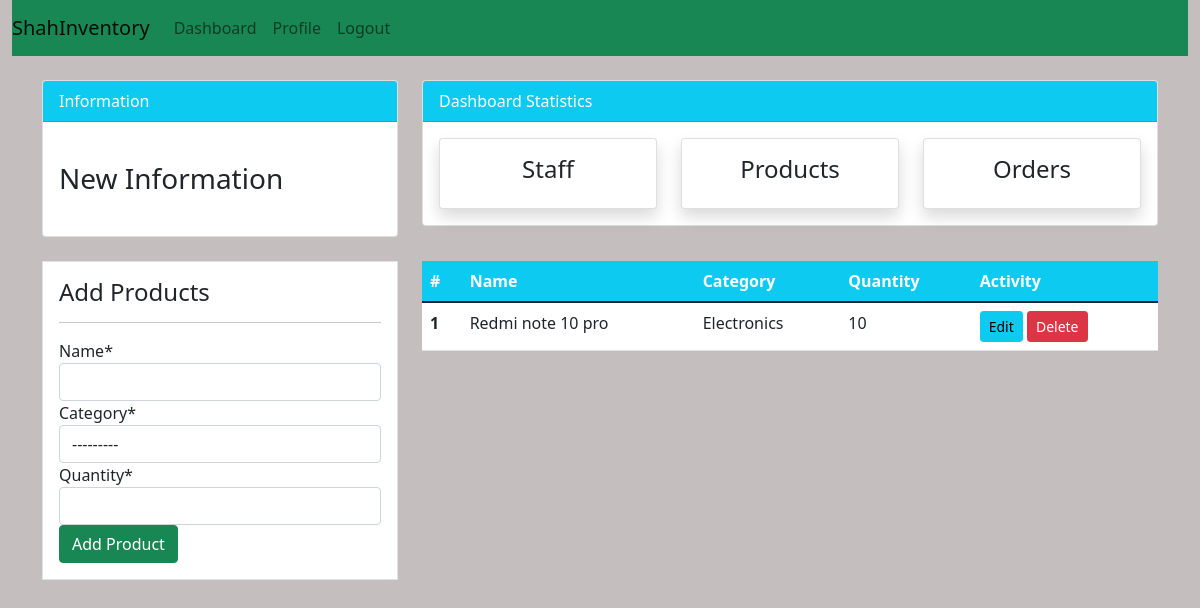
The page /product/ (signed in) on the database as committed earlier.
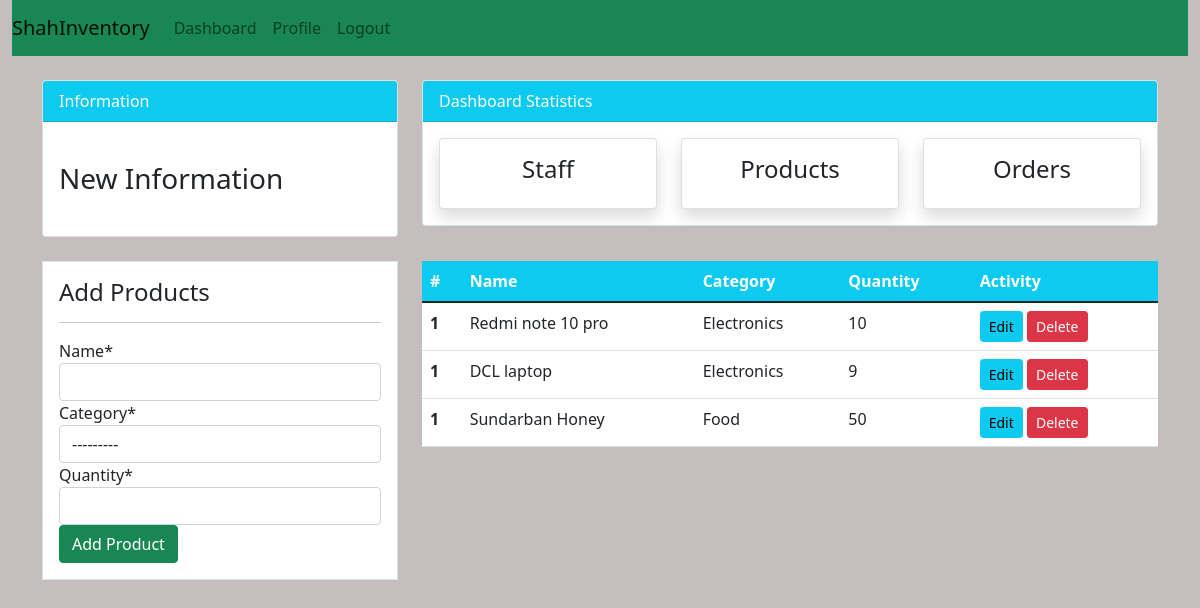
The same page on the database as committed later.
### dashboard/models.py (models this page shows, shortened)
class Product(models.Model):
    name = models.CharField(max_length=100, null=True)
    category = models.CharField(max_length=50, choices= CATEGORY,null=True)
    quantity = models.PositiveIntegerField(null=True)
    class Meta:
        verbose_name_plural = 'product'

### dashboard/views.py (the view)
# urls.py: path('product/', views.product, name='dashboard-product'),
@login_required
def product(request):
    products = Product.objects.all()
    if request.method == "POST":
        form = CreateProductForm(request.POST)
        if form.is_valid:
            form.save()
            return redirect('dashboard-product')
    else:
        form = CreateProductForm()
    context = {
        'products':products,
        'form': form,
    }
    return render(request, 'dashboard/product.html',context)

### dashboard/forms.py
class CreateProductForm(forms.ModelForm):
    class Meta:
        model = Product
        fields = ['name', 'category', 'quantity']

### templates/dashboard/product.html (shortened to what this page needs)
{% extends 'partials/base.html' %}
{% load crispy_forms_tags %}
{% block content %}
{% include 'partials/topitems.html'%}
<div class="container">
    <div class="row my-4">
        <div class="col-md-4">
            <div class="border bg-white p-3">
                <h4>Add Products</h4>
                <hr>
                <form method="POST">
                    {{ form|crispy }}
                    <input class="btn btn-success btn-block" type="submit" value="Add Product">
                </form>
            </div>
        </div>
        <div class="col-md-8">
            <table class="table bg-white">
                <thead class="bg-info">
                    <tr class="text-white">
                        <th scope="col">#</th>
                        <th scope="col">Name</th>
                        <th scope="col">Category</th>
                        <th scope="col">Quantity</th>
                        <th scope="col">Activity</th>
                    </tr>
                </thead>
                <tbody>
                    {% for product in products %}
                    <tr>
                        <th scope="row">1</th>
                        <td>{{ product.name }}</td>
                        <td>{{ product.category }}</td>
                        <td>{{ product.quantity }}</td>
                        <td>
                            <a class="btn btn-info btn-sm" href="">Edit</a>
                            <a class="btn btn-danger btn-sm" href="">Delete</a>
                        </td>
                    </tr>
                    {% endfor %}
                </tbody>
            </table>
        </div>
    </div>
</div>
{% endblock %}

### templates/partials/base.html (shortened to what this page needs)
{% load static%}
<!doctype html>
<html lang="en">
  <head>
    <link href="https://cdn.jsdelivr.net/npm/bootstrap@5.1.3/dist/css/bootstrap.min.css" rel="stylesheet">
     <link rel="stylesheet" href="{% static '/style.css' %}">
  </head>
  <body>
    <div class="container-fluid">
      {% include 'partials/nav.html' %}
      {% block content %}
      {% endblock %}
    </div>
  </body>
</html>

### templates/partials/nav.html (shortened to what this page needs)
  <nav class="navbar navbar-expand-lg navbar-light bg-success">
    <a class="navbar-brand" href="{% url 'dashboard-index' %}">ShahInventory</a>
    <div class="collapse navbar-collapse" id="navbarNav">
      {% if user.is_authenticated %}
      <ul class="navbar-nav">
        <li class="nav-item active">
          <a class="nav-link" href="{% url 'dashboard-index' %}">Dashboard </a>
        </li>
        <li class="nav-item">
          <a class="nav-link" href="{% url 'user-profile' %}">Profile</a>
        </li>
      </ul>
      <ul class="navbar-nav float-end">
        <li class="nav-item ">
          <a class="nav-link " href="{% url 'user-logout' %}">Logout</a>
        </li>
      </ul>
      {% endif %}
    </div>
  </nav>

### templates/partials/topitems.html (shortened to what this page needs)
<div class="container">
    <div class="row">
        <div class="col-md-4 mt-4">
            <div class="card">
                <div class="card-header bg-info text-white">
                    Information
                </div>
                <div class="card-body">
                    <marquee behavior="" direction="">
                        <h3 class="my-4">New Information</h3>
                    </marquee>
                </div>
            </div>
        </div>
        <div class="col-md-8 mt-4">
            <div class="card">
                <div class="card-header bg-info text-white">
                    Dashboard Statistics
                </div>
                <div class="card-body">
                    <div class="row">
                        <div class="col-md-4">
                            <a class="text-decoration-none text-dark" href="{% url 'dashboard-staffs' %}">
                                <div class="card my-card shadow">
                                    <div class="card-body text-center">
                                        <h4>Staff </h4>
                                    </div>
                                </div>
                            </a>
                        </div>
                        <div class="col-md-4">
                            <a class="text-decoration-none text-dark" href="{% url 'dashboard-product' %}">
                                <div class="card my-card shadow">
                                    <div class="card-body text-center">
                                        <h4>Products </h4>
                                    </div>
                                </div>
                            </a>
                        </div>
                        <div class="col-md-4">
                            <a class="text-decoration-none text-dark" href="{% url 'dashboard-order' %}">
                                <div class="card my-card shadow">
                                    <div class="card-body text-center">
                                        <h4>Orders </h4>
                                    </div>
                                </div>
                            </a>
                        </div>
                    </div>
                </div>
            </div>
        </div>
    </div>
</div>

### static/style.css (style rules this page uses)
body { background: rgb(196, 190, 190); }

Rows that differ between the two databases and show on the page:
added Product: name "DCL laptop", category "Electronics", quantity "9"
added Product: name "Sundarban Honey", category "Food", quantity "50"
